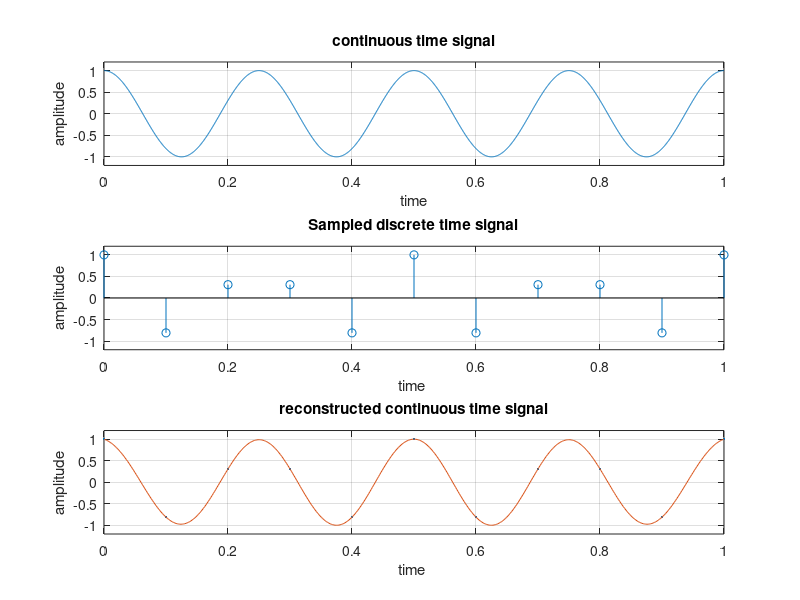

The MATLAB script that drew this image:
clc;
clear all;
close all;
%generation of continuous time signal
t=0:0.0005:1;
f=4;
xa=cos(2*pi*f*t);
subplot(3,1,1);
plot(t,xa);
grid
xlabel('time');
ylabel('amplitude');
title('continuous time signal');
axis([0 1 -1.2 1.2]);
% sampling the given continuous time signal
fs=10;
T=1/fs;
n=0:T:1;
xs=cos(2*pi*f*n);
subplot(3,1,2);
stem(n,xs);
grid
xlabel('time '); ylabel('amplitude');
title('Sampled discrete time signal');
axis([0 1 -1.2 1.2]);
%reconstructing the original CTS from the sampled signal
n=(0:T:1)';
xs=cos(2*pi*f*n); % value of f taken here is 4HZ;
t=linspace(0,1,500)';
% equation for reconstruction
ya=sinc((1/T)*t(:,ones(size(n)))-(1/T)*n(:,ones(size(t)))')*xs;
subplot(3,1,3);
plot(n,xs,'.',t,ya);
grid
xlabel('time ');
ylabel('amplitude');
title('reconstructed continuous time signal');
axis([0 1 -1.2 1.2]);